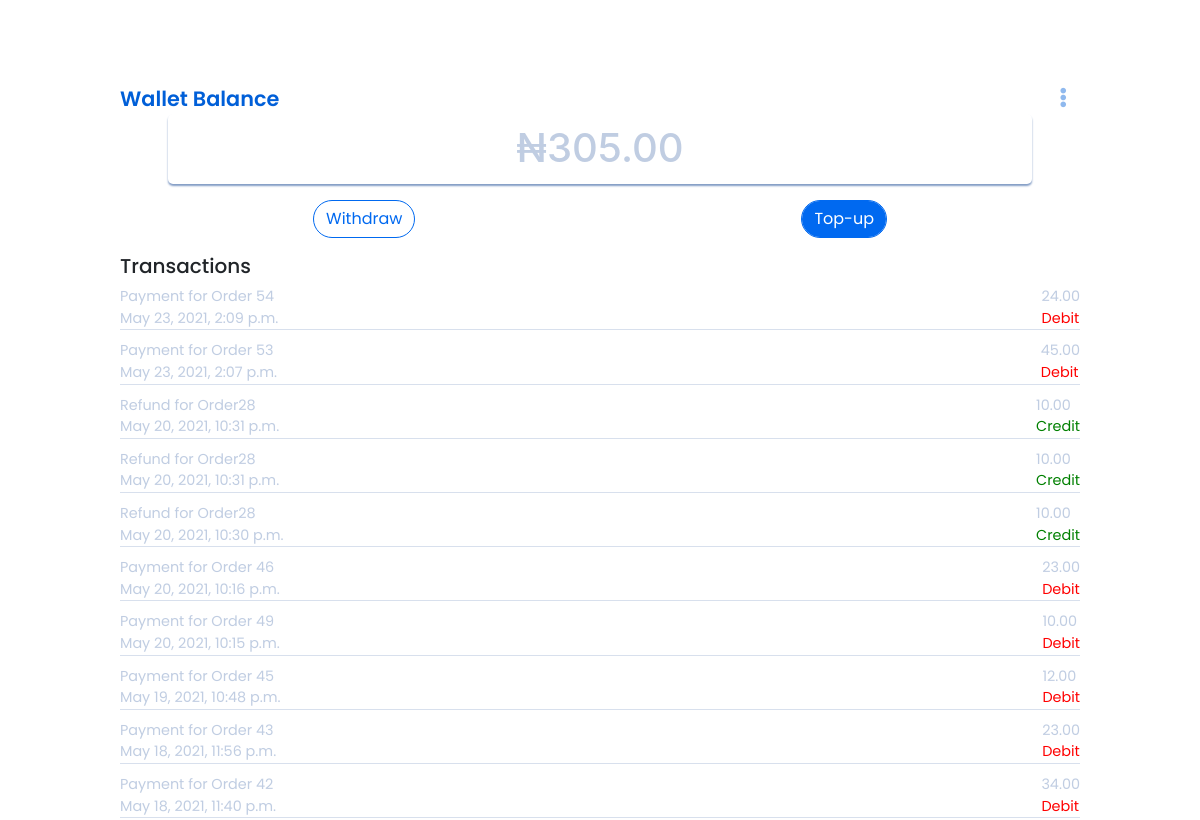
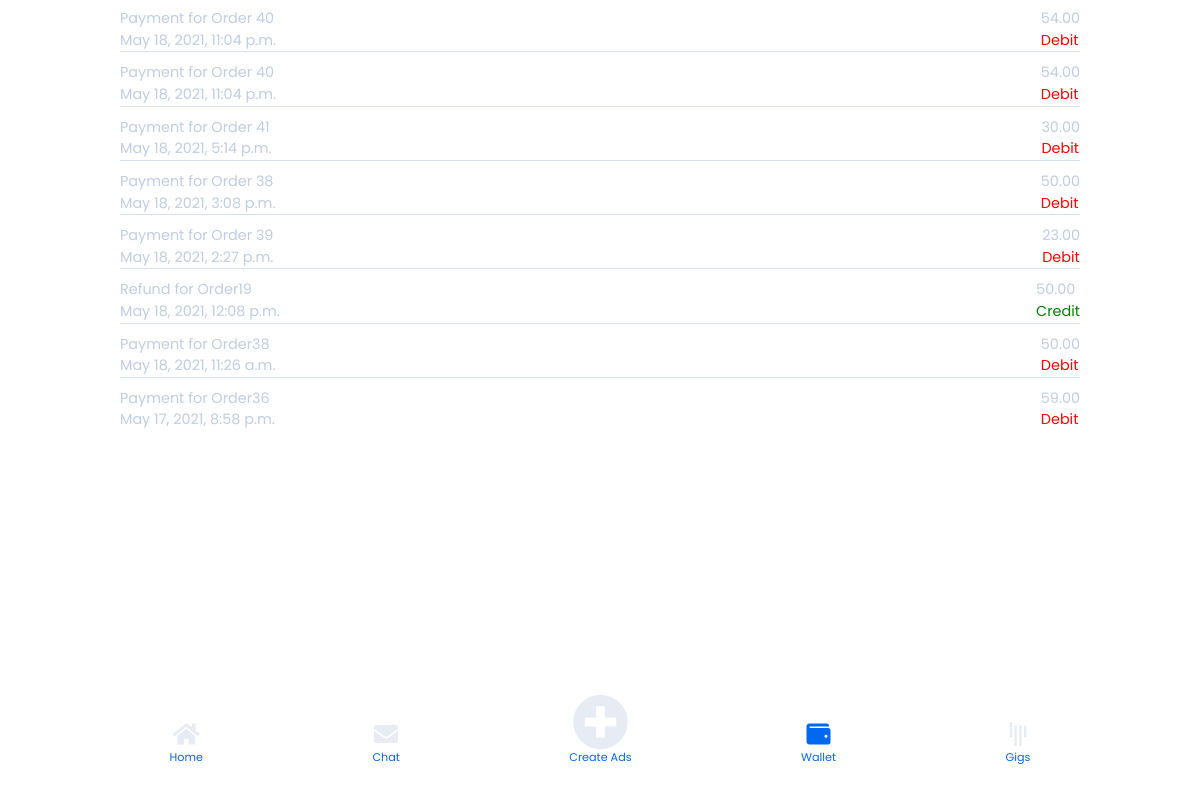
/wallet (signed in), run on an earlier commit of the app's database (2 pictures, top to bottom).
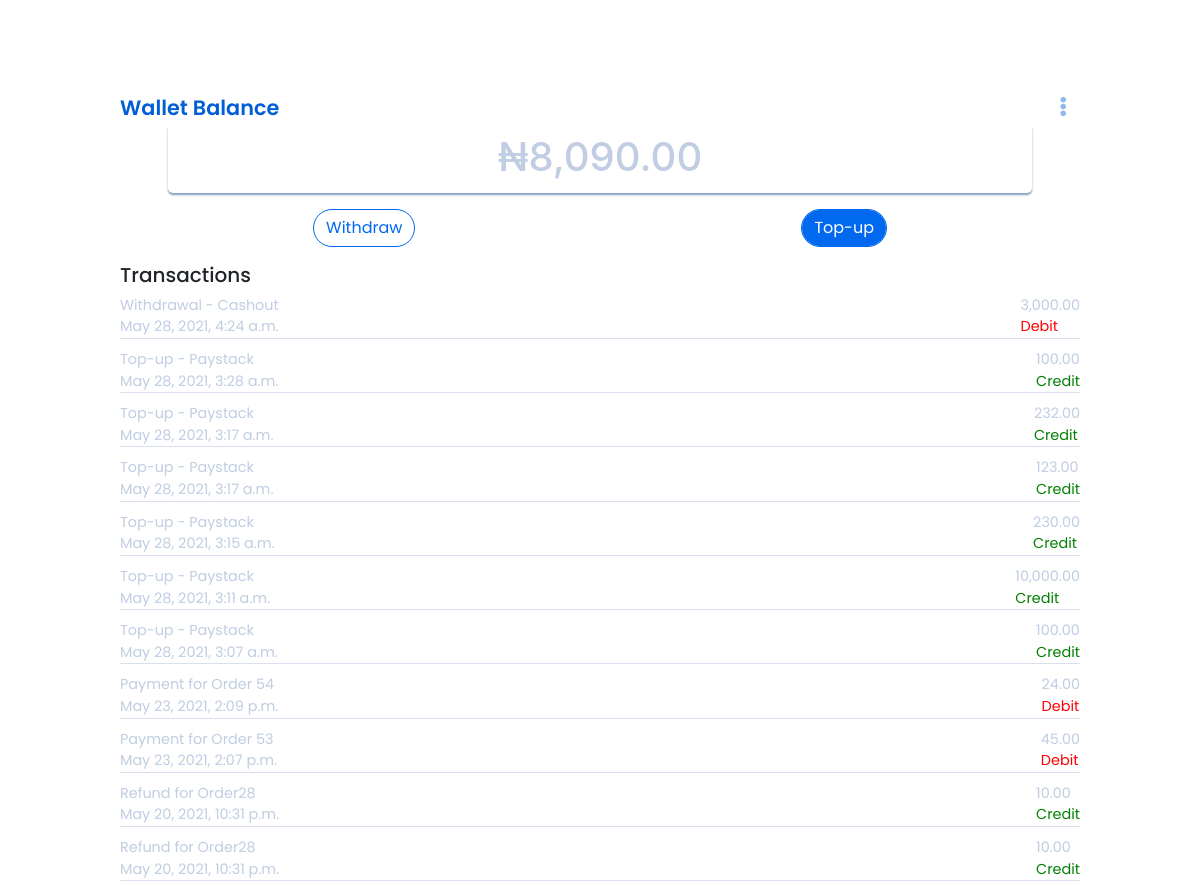
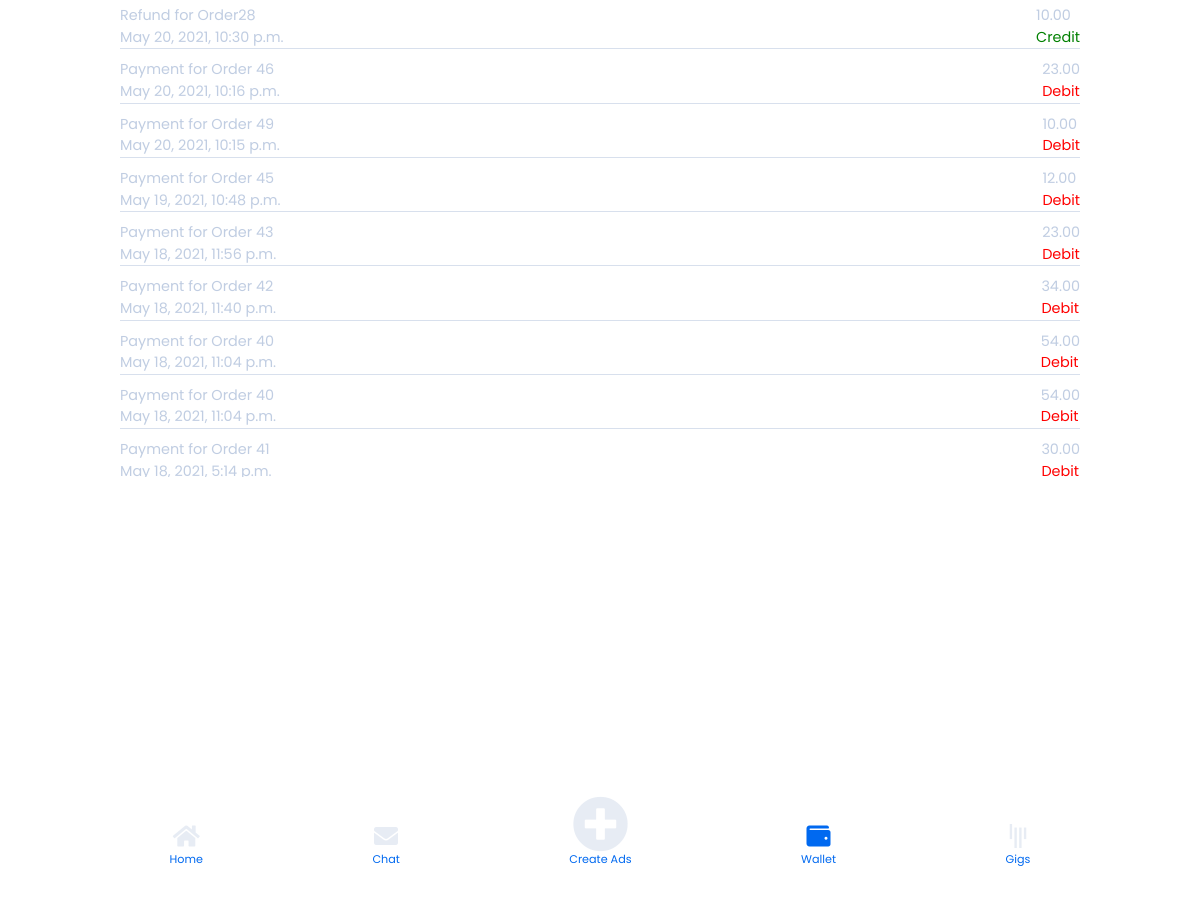
And on a later commit of the database (2 pictures, top to bottom).
### app/models.py (models this page shows, shortened)
class User(models.Model):
    class Meta:
        db_table = "Fida_user_table"
    user_id = models.CharField(max_length=500,unique=True)
    firstname = models.CharField(max_length=30,verbose_name="Firstname",blank=True)
    lastname = models.CharField(max_length=30,verbose_name="Lastname",blank=True)
    user_phone = models.TextField(max_length=15, unique=True, null=True, verbose_name="Telephone number")
    email = models.EmailField(max_length=90, unique=True,verbose_name="Email")
    user_password = models.TextField(max_length=200,verbose_name="Password")
    user_address = models.TextField(max_length=200,verbose_name="Address")
    user_state = models.TextField(max_length=200,verbose_name="State")
    ratings = models.IntegerField(max_length=200,verbose_name="Job Ratings", default=1.0)
    role = models.TextField(max_length=50,verbose_name="User role",default="client")
    walletBalance = models.FloatField(verbose_name="Balance",default=0.00)
    account_name = models.TextField(max_length=150,verbose_name="Account Name",default="Null")
    account_number = models.TextField(max_length=150,verbose_name="Account Number",default="0000000000")
    bank_name = models.TextField(max_length=150,verbose_name="Bank Name",default="Null")
    profile_complete = models.BooleanField(default=False)
    terms_conditions = models.BooleanField(default=False)
    notification = models.BooleanField(default=False, verbose_name="Notification toggle")
    date_added = models.DateTimeField(default=timezone.now)

class Transaction(models.Model):
    class Meta:
        db_table = "Transaction Table"
    from_id = models.TextField(max_length=20,verbose_name="Sending Party",null=True)
    to_id = models.TextField(max_length=20,verbose_name="Recieving Party",null=True)
    transaction_type = models.TextField(max_length=20,verbose_name="Type of Transaction",null=True)
    transaction_message= models.TextField(max_length=500,verbose_name="Message", null=True)
    projectCompleted = models.BooleanField(default=False, verbose_name="is Project completed")
    project_id = models.TextField(max_length=20,verbose_name="Project ID",null=True)
    amount = models.FloatField(verbose_name="Amount Sent",null=True)
    date_added = models.DateTimeField(default=timezone.now)

### app/views.py (the view)
# urls.py: path("wallet", views.wallet_page, name="wallet"),
def wallet_page(request):
    if 'user_id' in request.session:
        user_id = request.session['user_id']
        try:
            user_data = User.objects.get(user_id=user_id)
            userTransactions=Transaction.objects.filter(Q(from_id__icontains=user_id) | Q(to_id__icontains=user_id)).order_by('-date_added')[:20]
            num = len(userTransactions)
            userTransactionsList = []
            for i in range(0,num):
                sender = userTransactions[i].from_id
                to = userTransactions[i].to_id
                date_added = userTransactions[i].date_added
                transaction_type  = userTransactions[i].transaction_type
                amount  = userTransactions[i].amount
                transaction_message = userTransactions[i].transaction_message
                to_json = {
                    "sender": sender,
                    "transaction_type": transaction_type,
                    "to": to,
                    "transaction_message": transaction_message,
                    "amount": amount,
                    "date_added": date_added,
                }
                userTransactionsList.append(to_json)
            return_data = {
                "error": False,
                "walletBalance": user_data.walletBalance,
                "transaction": userTransactionsList
            }
        except Exception as e:
            return_data = {
                "error": True,
                "message": "Something went wrong!"
            }
        return render(request,"artisan/wallet/wallet.html", return_data)
    else:
        return redirect('/login')

### app/templates/artisan/wallet/wallet.html (shortened to what this page needs)
{% extends "artisan/nav.html" %}
{% load static %}
{% load humanize %}
{% block body%}
<section class="home-background">
<div style="width: 100%; display: flex; justify-content: space-between;">
    <p class="text-left" style="color:#005FD8; font-size: 1.3rem; font-weight: 600; font-family: Poppins;">Wallet Balance</p>
    <button class="navbar-toggler" type="button" data-toggle="collapse" data-target="#navbarSupportedContent" ><i class="fas fa-ellipsis-v  text-right" style="color: #005FD870;" ></i></button>
  </div>
    <div class="wallet-top">
      <div class="balance">
        <h1>&#8358;{{walletBalance|floatformat:2|intcomma}}</h1>
      </div>
      <div class="option-div">
        <a href="{% url 'withdraw' %}"><input type="button" value="Withdraw" class="form-control withdraw mt-3"></a>
          <a href="{% url 'top_up' %}"><input type="button" value="Top-up" class="form-control topup mt-3"></a>
      </div>
    </div>
    <div class="wallet-bottom mt-3">
      <h5 style="font-family: Poppins;">Transactions</h5>
      {% if transaction %}
    {% for t in transaction %}
      {% if t.transaction_type == "Credit" %}
      <div class="trans-div">
        <div class="trans-1">
          <p>{{t.transaction_message}}</p>
          <p>{{t.date_added}}</p>
        </div>
        <div class="trans-2">
          <p>{{t.amount|floatformat:2|intcomma}}</p>
          <p style="color:green">{{t.transaction_type}}</p>
        </div>
      </div>
      {% else %}
      <div class="trans-div">
        <div class="trans-1">
          <p>{{t.transaction_message}}</p>
          <p>{{t.date_added}}</p>
        </div>
        <div class="trans-2">
          <p>{{t.amount|floatformat:2|intcomma}}</p>
          <p style="color:red">{{t.transaction_type}}</p>
        </div>
      </div>
      {% endif %}
    {% endfor %}
    {% else %}
    <div class='text-center text-primary' style="margin-top:50px;">There is no Transaction yet</div>
    {% endif %}
    </div>
</section>
<footer class="footer">
    <a href="{% url 'artisan_home' %}">
        <i class="fas fa-home fa-2x  "></i>
        <p style="margin-top:-70px; color:#0069F0;">Home</p>
    </a>
    <a href="{% url 'chat' %}">
        <i class="fas fa-envelope fa-2x "></i>
        <p style="margin-top:-70px; color:#0069F0;">Chat</p>
    </a>
    <a href="{% url 'new_ads' %}">
        <i class="fas fa-plus-circle fa-3x "></i>
        <p style="margin-top:-70px; color:#0069F0;">Create Ads</p>
    </a>
    <a href="">
        <i class="fas fa-wallet fa-2x active-icon"></i>
        <p style="margin-top:-70px; color:#0069F0;">Wallet</p>
    </a>
    <a href="{% url 'gig' %}">
        <i class="fab fa-gitter fa-2x "></i>
        <p style="margin-top:-70px; color:#0069F0;">Gigs</p>
    </a>
</footer>
{% endblock %}

What changed in the data, as far as the page shows it:
no longer on this page (row unchanged): Transaction: transaction_message "Payment for Order 38", date_added "May 18, 2021, 3:08 p.m.", amount "50.00", transaction_type "Debit"
no longer on this page (row unchanged): Transaction: transaction_message "Payment for Order 39", date_added "May 18, 2021, 2:27 p.m.", amount "23.00", transaction_type "Debit"
no longer on this page (row unchanged): Transaction: transaction_message "Refund for Order19", date_added "May 18, 2021, 12:08 p.m.", amount "50.00", transaction_type "Credit"
no longer on this page (row unchanged): Transaction: transaction_message "Payment for Order38", date_added "May 18, 2021, 11:26 a.m.", amount "50.00", transaction_type "Debit"
no longer on this page (row unchanged): Transaction: transaction_message "Payment for Order36", date_added "May 17, 2021, 8:58 p.m.", amount "59.00", transaction_type "Debit"
changed User: walletBalance "305.00" → "8,090.00"
added Transaction: transaction_message "Withdrawal - Cashout", date_added "May 28, 2021, 4:24 a.m.", amount "3,000.00", transaction_type "Debit"
added Transaction: transaction_message "Top-up - Paystack", date_added "May 28, 2021, 3:28 a.m.", amount "100.00", transaction_type "Credit"
added Transaction: transaction_message "Top-up - Paystack", date_added "May 28, 2021, 3:17 a.m.", amount "232.00", transaction_type "Credit"
added Transaction: transaction_message "Top-up - Paystack", date_added "May 28, 2021, 3:17 a.m.", amount "123.00", transaction_type "Credit"
added Transaction: transaction_message "Top-up - Paystack", date_added "May 28, 2021, 3:15 a.m.", amount "230.00", transaction_type "Credit"
added Transaction: transaction_message "Top-up - Paystack", date_added "May 28, 2021, 3:11 a.m.", amount "10,000.00", transaction_type "Credit"
added Transaction: transaction_message "Top-up - Paystack", date_added "May 28, 2021, 3:07 a.m.", amount "100.00", transaction_type "Credit"
